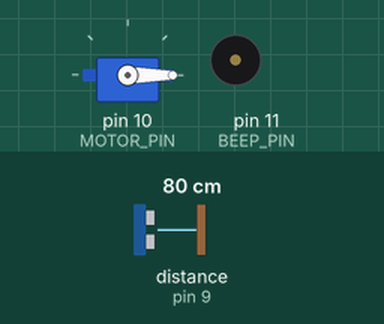
Recording of a sketch running on a simulated Arduino Uno, built with avr-gcc and run on an emulated ATmega328P. Shown: servo, buzzer (waves = sounding, pin HIGH). Wiring (inferred from the names in the program): ultrasonic range finder: trigger pin 8; echo pin 9. The inputs (shaded band) are chosen by the test bench; at power-on: distance to the obstacle (sensor on pin 9) 80 cm. The echo pulse lasts 58.3 µs per cm; pins used as bus, display or sensor lines are not drawn.

Above: at 1.3 s.
1.4 s: distance to the obstacle (sensor on pin 9) set to 2 cm
At 2.0 s:
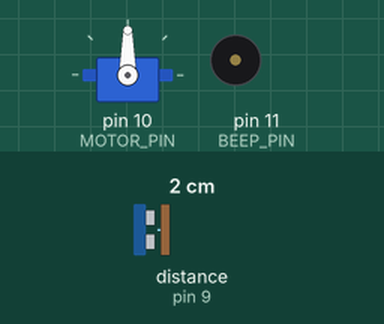
4.5 s: distance to the obstacle (sensor on pin 9) set to 60 cm
At 5.4 s:
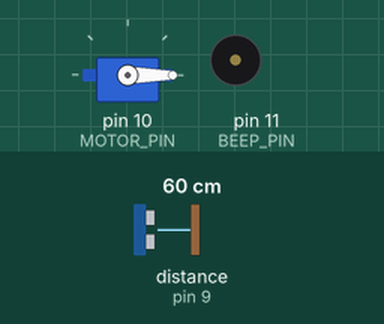
6.1 s: distance to the obstacle (sensor on pin 9) set to 4 cm
At 6.7 s:
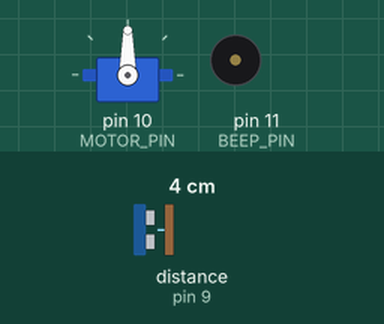
9.2 s: distance to the obstacle (sensor on pin 9) set to 120 cm
At 10.3 s:
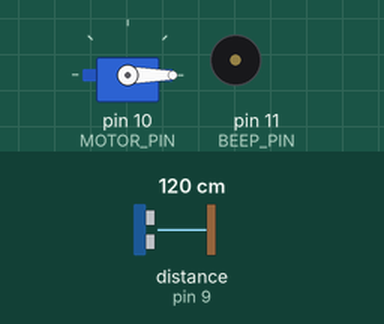
Timing chart, 0 to 11.7 s (numbered marks = the images above; inputs shaded):
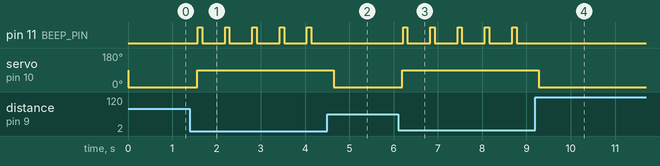

The sketch:

SmartTrashCan.ino
```cpp
// (licence header left out)
#include <Servo.h>

////////////////////////////////////////////////////////////////
// PINS related configuration.                            /////
///////////////////////////////////////////////////////////////
// Pin to trigger the ultrasonic wave.
#define TRIG_PIN (8)
// Pin to listen for the ultrasonic echo.
#define ECHO_PIN (9)
// Buzzer pin, to indicate the nearness of
// obstacle, Sound would increase as object comes near.
#define BEEP_PIN (11)
// The pin where motor is attached.
#define MOTOR_PIN (10)

// Motor related configuration
#define MAX_DEG 179
#define MAX_VAL 1023
#define DELAY_TIME 15
#define TRIGGER_DISTANCE (50)
// Map distance to time for beep delay.
#define SCALING_FACTOR (10)
// Delay for main loop.
#define LOOP_DELAY (500)

///////////////////////////////////////////////////////////
// The servo motor, one global Instance.                 //
Servo motor;                                             //
///////////////////////////////////////////////////////////
// put your setup code here, to run once:
void setup() {
  pinMode(TRIG_PIN, OUTPUT);
  pinMode(ECHO_PIN, INPUT);
  pinMode(BEEP_PIN, OUTPUT);
  // Attach the motor to motor pin.
  motor.attach(MOTOR_PIN);
  // Set Motor to Midpoint
  motor.write(90);
}
//////////////////////////
// Utility Functions.   //
//////////////////////////

// inch_distance ():
// @brief: Calculate the distance of the object (in inches) from the time duration
// it takes to return the echo of ultrasonic pulse.
// @param(duration:long): The delay duration in micro-seconds. The caller
// must ensure that units are correct.

long inch_distance (long duration) {
  // According to Parallax's datasheet for the PING))), there are 73.746
  // microseconds per inch (i.e. sound travels at 1130 feet per second).
  // This gives the distance travelled by the ping, outbound and return,
  // so we divide by 2 to get the distance of the obstacle.
  // See: http://www.parallax.com/dl/docs/prod/acc/28015-PING-v1.3.pdf
  return duration / 74 / 2;
}

// @brief: Calculate the distance of the object (in centimeters) from the time duration
// it takes to return the echo of ultrasonic pulse.
// @param(duration:long): The delay duration in micro-seconds. The caller
// must ensure that units are correct.
long centimeter_distance(long duration)
{
  // The speed of sound is 340 m/s or 29 microseconds per centimeter.
  // The ping travels out and back, so to find the distance of the object we
  // take half of the distance travelled.
  return duration / 29 / 2;
}

void send_pulse (int setup_delay, int echo_delay)
{
  digitalWrite (TRIG_PIN, LOW);
  delayMicroseconds (setup_delay);
  digitalWrite (TRIG_PIN, HIGH);
  delayMicroseconds (echo_delay);
  digitalWrite (TRIG_PIN, LOW);
}

// Beep for a given duration on the pin given by
// beep_pin.
void beep(int beep_pin, int duration)
{
  digitalWrite(beep_pin, HIGH);
  delay(duration);
  digitalWrite(BEEP_PIN, LOW);
}

// Rotate a servo motor by given number of degrees
// @param (angle:int): The degrees by which motor is to be rotated in
// degrees.
//
void rotate (Servo *pmotor, int angle)
{
  angle = (abs(angle) >= MAX_DEG)
               ? (angle % (MAX_DEG + 1)) : angle;
  angle = (angle < 0) ? (angle + MAX_DEG + 1) : angle;

  pmotor->write (angle);

  delay (DELAY_TIME);
}
//////////////////////////////////////////////////////////////
//                      THE MAIN LOOP.                      //
//////////////////////////////////////////////////////////////
void loop()
{
  long duration, cm;
  send_pulse (2 /* Setup delay.(ms) */, 10 /* Echo Delay.(ms) */);
  duration = pulseIn(ECHO_PIN, HIGH);
  cm = centimeter_distance(duration);
  if(cm < TRIGGER_DISTANCE )
  {
    rotate (&motor, 90);
    beep (11, 100);
  }
  else {
    rotate (&motor, 0);
  }
  delay (LOOP_DELAY);
}
```

Measured:
- after the input at 1.4 s, pin 11 (BEEP_PIN): alternates HIGH for 0.10 s and LOW for 0.52 s, starting after 0.18 s; servo on pin 10 (MOTOR_PIN): 0° → 90° after 0.16 s
- after the input at 4.5 s, pin 11 (BEEP_PIN): stops changing and stays LOW; servo on pin 10 (MOTOR_PIN): 90° → 0° after 0.14 s
- after the input at 6.1 s, pin 11 (BEEP_PIN): alternates HIGH for 0.10 s and LOW for 0.52 s, starting after 0.11 s; servo on pin 10 (MOTOR_PIN): 0° → 90° after 0.10 s
- after the input at 9.2 s, pin 11 (BEEP_PIN): stops changing and stays LOW; servo on pin 10 (MOTOR_PIN): 90° → 0° after 0.08 s
